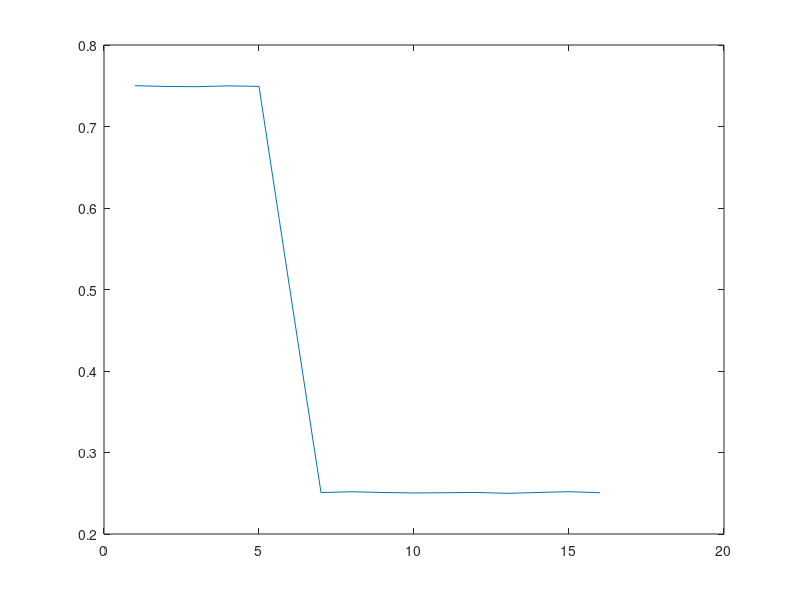

Source code (MATLAB):
clc;
clear all;
% Create 1x432 bits-vector
pack = randi([0 1],1,100000);
%pack=[0 1 0 1 1 1 0 1 0 1];

   %% Transmitter 
%% Use convolution encoder for coding part
%  codwords=zeros(1,(length(pack))*2);
flag = 0
switch flag
case 0
end
% G = (1 + D2, 1 + D + D2)
    inital_state=[0 0];   %initial state
    updated_state=[0 0];  % updated state
    
    for i=1:length(pack)
j=1;
o1=xor(pack(i),inital_state(j+1)); % o1=xor(u,D^2)
tem=xor(inital_state(j),inital_state(j+1));
o2=xor(pack(i),tem); % o2=xor(u,D,D^2)
pack_codewrd(i,:)=[o1 o2]; %bits into encoded codewords

 % updating state by shifting input bits into initial state
bit=inital_state(1,1);
updated_state=[pack(i),bit]; % make 1st bit from data and 2nd bit from the 1st bit of initial state
% upting state ends here
inital_state=updated_state;
    end
    
%     case 1
%     %% convolution encoder G = (1 + D2 + D3 + D4, 1 + D2 + D3)
%     inital_state=[0 0 0 0];   %initial state
%     updated_state=[0 0 0 0];  % updated state
%     
%     for i=1:length(pack)
% j=1;
% tem1=xor(inital_state(j+1),inital_state(j+2));
% tem2=xor(tem1,inital_state(j+3));
% %tem3=xor(tem2,inital_state(j+3));
% o1=xor(pack(i),tem2); % o1=xor(u,D^2,D^3,D^4)
% %tem=xor(inital_state(j),inital_state(j+1));
% o2=xor(pack(i),tem1); % o2=xor(u,D,D^2)
% pack_codewrd(i,:)=[o1 o2]; %bits into encoded codewords
% 
%  % updating state by shifting input bits into initial state
% bit=inital_state(1,1);
% updated_state=[pack(i),bit]; % make 1st bit from data and 2nd bit from the 1st bit of initial state
% % upting state ends here
% inital_state=updated_state;
%     end
%     %case 2
%      %% convolution encoder G = (1 + D3 + D4, 1 + D + D3 + D4)
%     inital_state=[0 0 0 0];   %initial state
%     updated_state=[0 0 0 0];  % updated state
%     
%     for i=1:length(pack)
% j=1;
% tem_1=xor(inital_state(j+2),inital_state(j+3));
% %temr2=xor(tem1,inital_state(j+3));
% %tem3=xor(tem2,inital_state(j+3));
% o1=xor(pack(i),temr1); % o1=xor(u,D^2,D^3,D^4)
% tem_2=xor(inital_state(j),inital_state(j+2));
% tem_3=xor(tem_2,inital_state(j+3));
% o2=xor(pack(i),tem_3); % o2=xor(u,D,D^2)
% pack_codewrd(i,:)=[o1 o2]; %bits into encoded codewords
% 
%  % updating state by shifting input bits into initial state
% bit=inital_state(1,1);
% updated_state=[pack(i),bit]; % make 1st bit from data and 2nd bit from the 1st bit of initial state
% % upting state ends here
% inital_state=updated_state;
%     end
% end

    
%%  bits To Symbols
    %%%%%%%%%%% Change const
    const = [1+(1*j), -1+(1*j),  1-(1*j),-1-(1*j)]/sqrt(2);     % Constellation 1 - QPSK/4-QAM -- Divide by sqrt(2), so E_s = 1
    
    cut_m = buffer(pack,2)';
    cut_m_idx = bi2de(cut_m, 'left-msb') +1;
    symbols_pack = const(cut_m_idx); % look up symbols over constellation
    N=length(symbols_pack);
    
%     %codeword data
%     cut_m_codwrd = buffer(pack_codewrd,2)';
%     cut_m_idx_cdwrd = bi2de(cut_m_codwrd, 'left-msb') +1;
%     symbols_pack_cdwrd = const(cut_m_idx_cdwrd); % look up symbols over constellation
%     N_cdwrd=length(symbols_pack_cdwrd);
    
    % Add SNR
    SNR=[-10:2:20];
    
   for i=1:length(SNR)
       
    s=SNR(i)*symbols_pack;
    
%     OFDM_symbols=ifft(s,N); % this is our signal s
    noise=rand(1,N);
    y=s+noise; %genr_signal
    
%%
%Receiver
Received_codeword=[0011010010];

%============================== Viterbi Algorithm ========================
rx=y;
% Minimum Eucledian distance detector (soft decoding)
% Relate the detection to Detection region
metric = abs(repmat(rx.',1,4) - repmat(const, length(rx), 1)).^2; % compute the distance to each possible symbol
[tmp m_hat] = min(metric, [], 2); % find the closest for each received symbol
m_hat = m_hat'-1;   % get the index of the symbol in the constellation

symbols = const(m_hat+1);


%%
SER = symerr(cut_m_idx'-1, m_hat); %count symbol errors
b_hat_buffer = de2bi(m_hat, 2, 'left-msb')'; %make symbols into bits
b_hat = b_hat_buffer(:)'; %write as a vector
BER_uncoded(i)=(sum((abs(pack-b_hat).^2))/length(pack));
% BER(i) = biterr(pack, b_hat); %count of bit errors
% fprintf('SER = %d, BER = %d\n', SER, BER)
 end
plot(BER_uncoded) 


